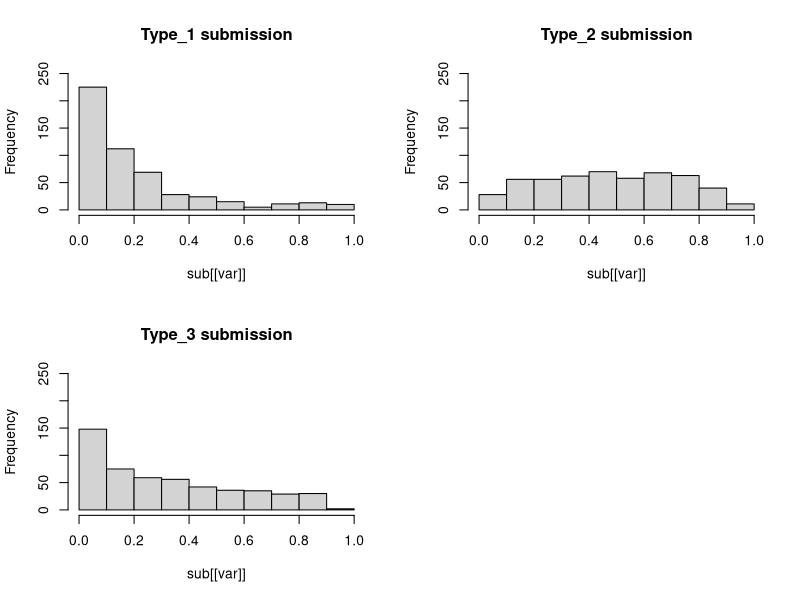

The R script that drew this image:
library(data.table)
setwd("~/Dropbox/cervical/sub/")
sub <- fread("sub_dara_part_resnet_raw_5xbag_20170510.csv")

mat = as.matrix(sub[,-1,with=F])
mat[mat < 0.02] = 0.02
mat = mat/rowSums(mat)

cols= names(sub)[-1]
for(i in 1:3) sub[[cols[i]]] = mat[,i]
sub1 = sub
# write.csv(sub, "sub_dara_part_resnet_raw_5xbag_20170510_clipped.csv", row.names = F)

########################################
sub <- fread("sub_dara_full_resnet_dmcrop_5xbag_20170513.csv")

mat = as.matrix(sub[,-1,with=F])
mat[mat < 0.02] = 0.02
mat = mat/rowSums(mat)

cols= names(sub)[-1]
for(i in 1:3) sub[[cols[i]]] = mat[,i]
sub2 = sub

########################################
# Try bagging
sub2 = sub2[order(image_name)]
sub1 = sub1[order(image_name)]


########################################
subdm1 = fread("bebhionn_submission_clipped.csv")
subdm2 = fread("bebhionn_googlenet_submission.csv")
subdm1 = subdm1[order(image_name)]
subdm2 = subdm2[order(image_name)]

sub = sub1
for(var in names(sub)[2:4]) sub[[var]] = 0.35* (sub1[[var]] + sub2[[var]]) + 0.15* (subdm1[[var]] + subdm2[[var]])
par(mfrow=c(2,2))
for(var in names(sub)[2:4]) hist(sub[[var]], main = paste(var, "submission"), ylim = c(0,250))
sub
sub1
sub2
subdm1
subdm2

write.csv(sub, "7030_dhdmbest.csv", row.names = F)

